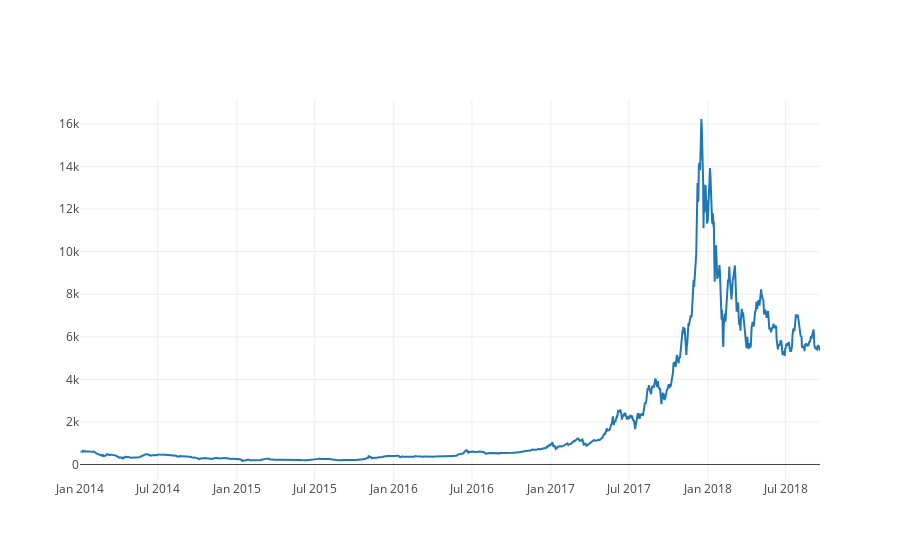

The notebook cell saved with this chart:
### Code cell
# Gráobtener predicciones y luego hacer algunas transformaciones para poder calcular RMSE correctamente en USDfico del valor promedio del precio de venta
btc_trace = go.Scatter(x=btc_eur_datasets.index, y=btc_eur_datasets['avg_btc_price_eur'])
py.iplot([btc_trace])

### Figure 1 — Plotly figure (JSON) as saved in the notebook; plotly's stock layout.template omitted (floating-point values rounded to 4 significant figures; data arrays with more than 128 entries replaced by an {"elided": "..."} marker saying what was removed)
{"data": [{"type": "scatter", "uid": "94cc44b4-bce1-11e8-94ed-d8cb8a80ab2a", "x": {"elided": "1723 str values"}, "y": {"elided": "1723 float values"}}], "layout": {}}
